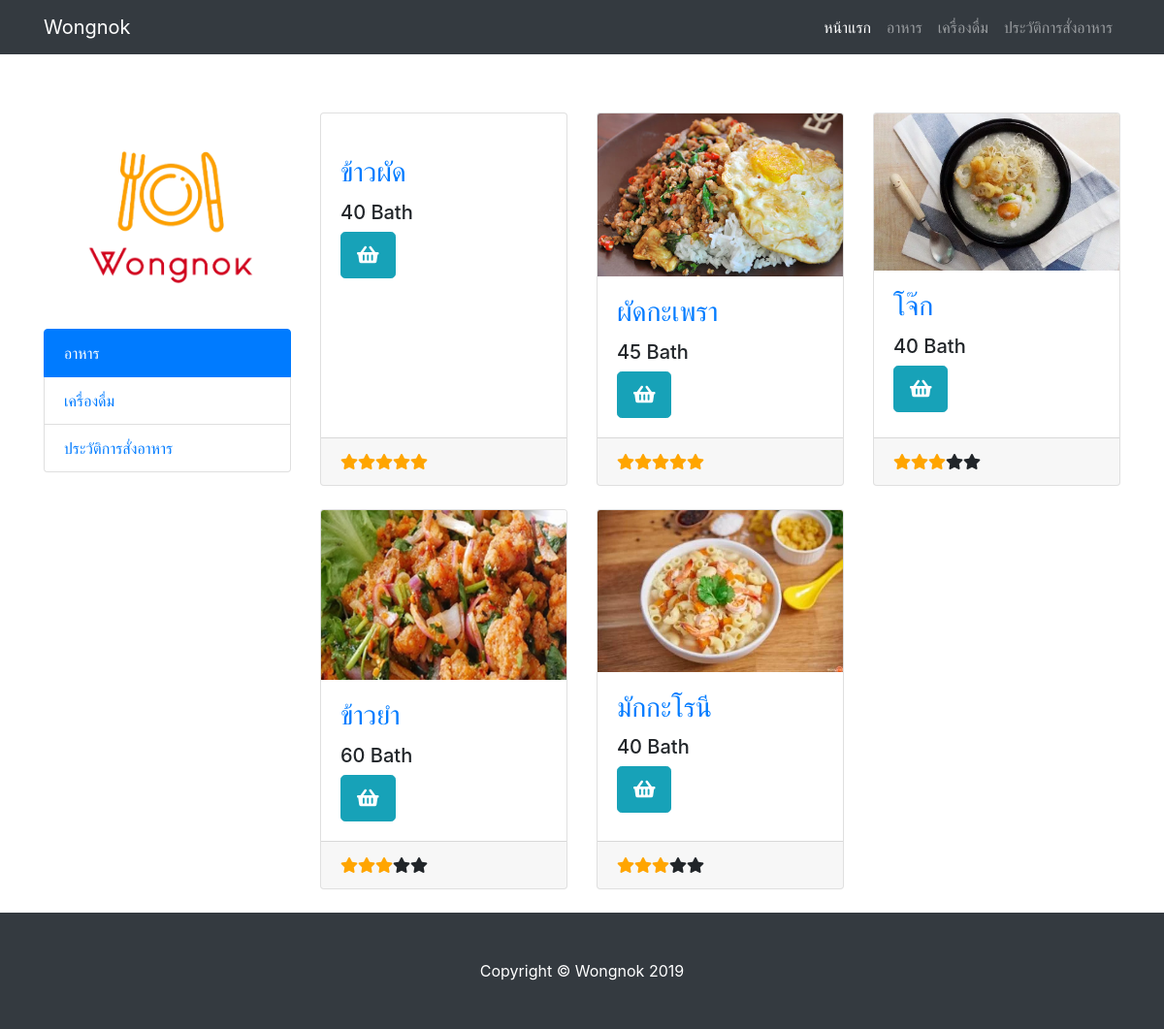
Before: /index.php/welcome/food with the older database file.
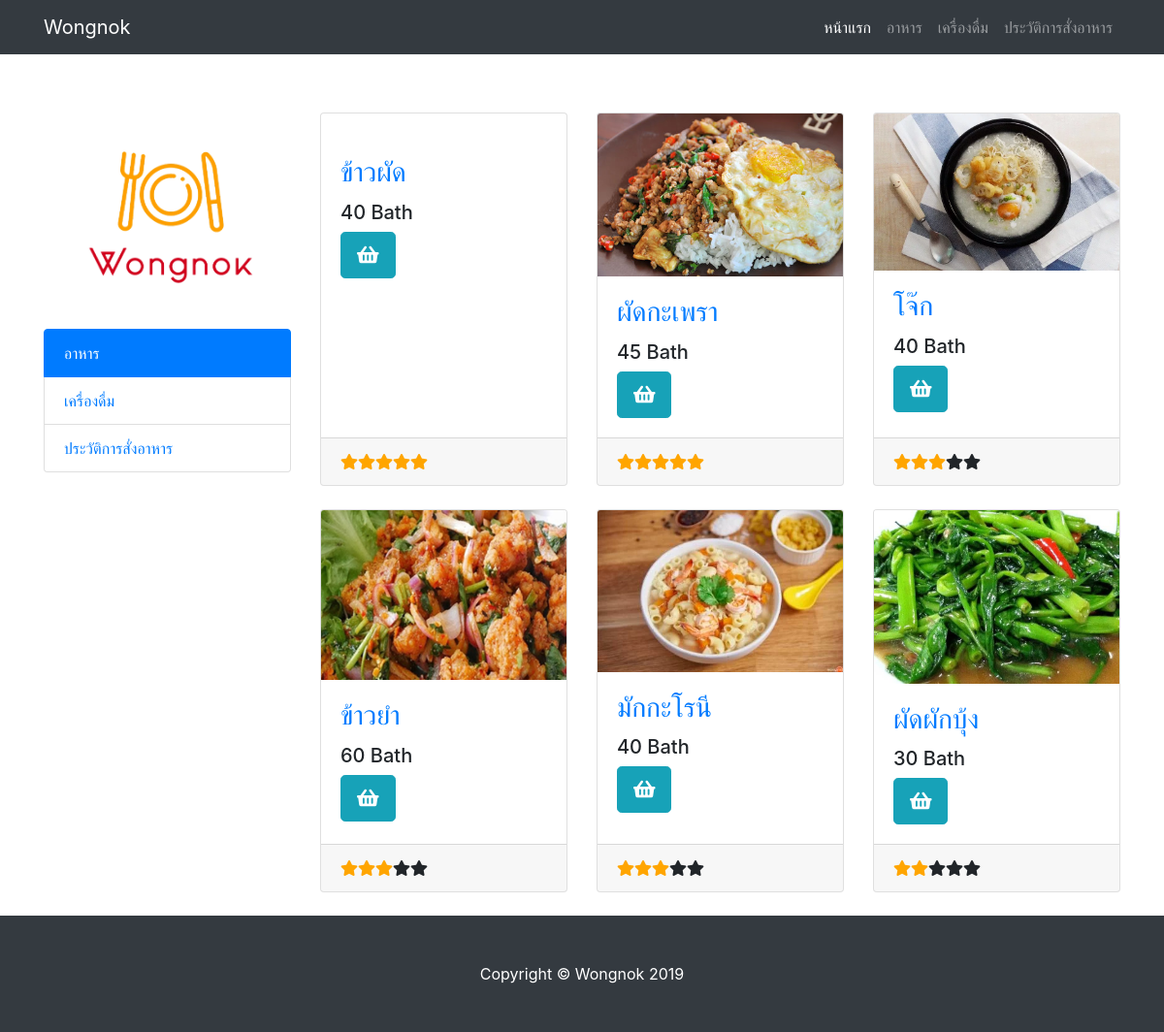
After: the same page with the newer database file.
### tables this page shows
CREATE TABLE `food` (
  `foodid` int(11) NOT NULL,
  `foodname` varchar(255) NOT NULL,
  `price` varchar(255) NOT NULL,
  `pic` varchar(255) NOT NULL,
  `discription` varchar(255) NOT NULL,
  `rating` int(11) NOT NULL
);

### application/controllers/Welcome.php (called while the page is built, shortened)
<?php
class Welcome extends CI_Controller {
	public function food()
	{
		$this->load->model('FoodModel');
		$food = $this->FoodModel->getfood();
		$data['food'] = $food;
		$this->load->view('header');
		$this->load->view('navbar');
		$this->load->view('food', $data);
		$this->load->view('footer');
	}
}

### index.php (called while the page is built, shortened)
<?php
require_once BASEPATH.'core/CodeIgniter.php';

### application/models/FoodModel.php (called while the page is built, shortened)
<?php
class FoodModel extends CI_Model
{
    public function getfood()
    {
        $sql = "SELECT * FROM food";
		$query = $this->db->query($sql);
		return $query;
		}
}

### application/views/food.php (the view)
<body>
<div class="container" style="padding-top:5%">
  <div class="row">
    <div class="col-lg-3">
      <h1 class="my-4"><img class='illustration' src="<?php echo base_url() ?>assets/img/logos.png" alt="" ></h1>
      <div class="list-group">
        <a href="<?php echo base_url() ?>welcome/food" class="list-group-item active">อาหาร</a>
        <a href="<?php echo base_url() ?>welcome/drink" class="list-group-item">เครื่องดื่ม</a>
        <a href="<?php echo base_url() ?>welcome/order" class="list-group-item">ประวัติการสั่งอาหาร</a>
      </div>
    </div>
    <div class="col-lg-9">
      <div class="row">
        <?php
          foreach ($food->result() as $row) {
            ?>
            <div class="col-lg-4 col-md-6 mb-4">
            <div class="card h-100">
              <a href=""><img class="card-img-top" src="<?php echo base_url() ?>assets/img/<?php echo $row->pic ?>" alt=""></a>
              <div class="card-body">
                <h3 class="card-title">
                  <a href="#"><?php echo $row->foodname ?></a>
                </h3>
                <h5><?php echo $row->price ?> Bath</h5>
                <p class="card-text">
                  <button class="btn btn-info btn-lg" onclick="conferm()">
                    <span class="right txt"><i class="fa fa-shopping-basket"></i></span>
                  </button>
                </p>
              </div>
              <div class="card-footer">
                <?php
                  $i = 0;
                  for($i;$i<$row->rating;$i++){
                    echo '<span class="fa fa-star checked"></span>';
                  }
                  while($i != 5){
                    echo '<span class="fa fa-star"></span>';
                    $i++;
                  }
                ?>
              </div>
            </div>
          </div>
          <?php
          }
        ?>
      </div>
    </div>
  </div>
</div>

Changed rows visible on the page:
added food: pic (picture), foodname "ผัดผักบุ้ง", price "30", rating 2 (drawn)
